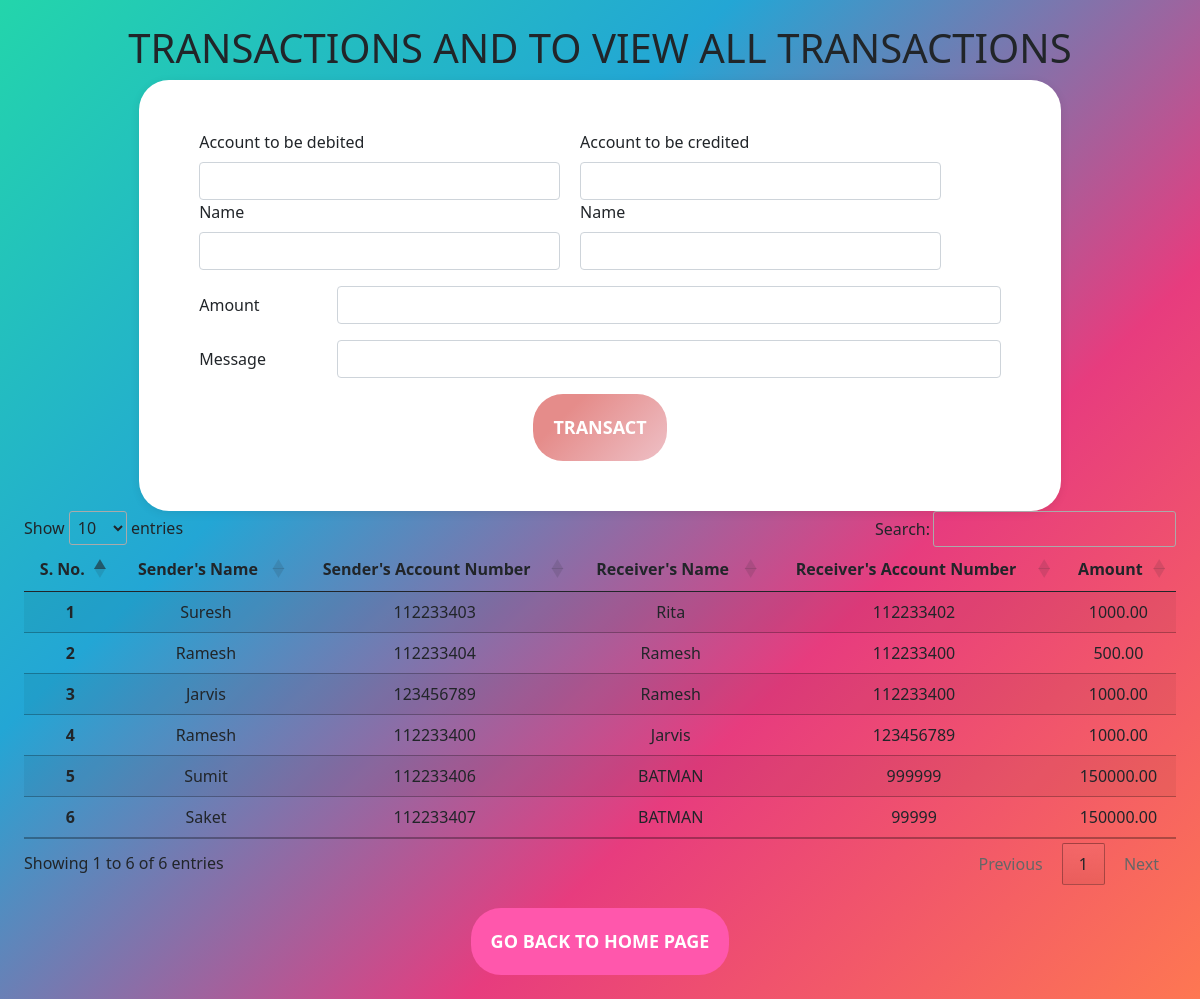
/transfer.php, run on the app's committed database.
### tables this page shows
CREATE TABLE `transaction` (
  `tid` int(4) NOT NULL,
  `sendername` text NOT NULL,
  `senderaccount` int(9) NOT NULL,
  `receivername` text NOT NULL,
  `receiveraccount` int(9) NOT NULL,
  `amount` decimal(10,2) NOT NULL,
  `msg` text NOT NULL
);

### transfer.php (the view, shortened to what this page needs)
<?php
    $servername="localhost";
    $username="root";
    $password = "";
    $database="bank";
    $con= mysqli_connect($servername, $username, $password, $database);
    $sname='';
    $saccount='';
    $rname='';
    $raccount='';
    $amount='';
?>
<!doctype html>
<html lang="en">
  <head>
   <link href="https://cdn.jsdelivr.net/npm/bootstrap@5.0.1/dist/css/bootstrap.min.css" rel="stylesheet">
    <link rel="stylesheet" href="css/transfer.css">
    <link rel="stylesheet" href="https://cdnjs.cloudflare.com/ajax/libs/jqueryui/1.12.1/jquery-ui.css" />
  </head>
  <body>
    <h1> TRANSACTIONS AND TO VIEW ALL TRANSACTIONS </h1>
    <div class="registration_form">
    <form class="transact" method="post">
        <section class="half">
            <div class="mb-3 debit">
                <label for="debitAccount" class="form-label">Account to be debited</label>
                <input type="number" class="form-control  item debited" name="saccount" id="saccount" value="<?php echo $saccount ?>">
                <label for="debitName" class="form-label">Name</label>
                <input type="text" class="form-control  item debited" name="sname" id="sname" value="<?php echo $sname ?>">
            </div>
        </section>
        <section class="half">
            <div class="mb-3 debit">
                <label for="creditAccount" class="form-label">Account to be credited</label>
                <input type="number" class="form-control debited" name="raccount" id="raccount" value="<?php echo $raccount ?>">
                <label for="creditName" class="form-label">Name</label>
                <input type="text" class="form-control debited" name="rname" id="rname" value="<?php echo $rname ?>">
            </div>
        </section>
        <section class="whole">
        <div class="mb-3 row">
            <label for="amount" class="col-sm-2 col-form-label">Amount</label>
            <div class="col-sm-10">
                <input type="number" class="form-control"  name="amount" id="amount" value="<?php echo $amount ?>">
            </div>
        </div>
        <div class="mb-3 row">
            <label for="message" class="col-sm-2 col-form-label">Message</label>
            <div class="col-sm-10">
                <input type="text" class="form-control"  name="msg" id="msg">
            </div>
        </div>
        <button type="submit" class="btn btn-primary end" name="transact">TRANSACT</button>
        </section>
    </form>
    </div>
<table class="table table-striped" id="myTable">
  <thead>
    <tr>
      <th scope="col" class="text-center">S. No.</th>
      <th scope="col" class="text-center">Sender's Name</th>
      <th scope="col" class="text-center">Sender's Account Number</th>
      <th scope="col" class="text-center">Receiver's Name</th>
      <th scope="col" class="text-center">Receiver's Account Number</th>
      <th scope="col" class="text-center">Amount</th>
    </tr>
  </thead>
  <tbody>
    <?php
        $sql = "SELECT * FROM `transaction` ";
        $result= mysqli_query($con,$sql);
        $num=mysqli_num_rows($result);
        if($num>0){
            $no=0;
            while($row = mysqli_fetch_assoc($result)){
                $no= $no + 1;
                ?>
                <tr>
                    <th scope='row' class="text-center"><?php echo $no ?></th>
                    <td class="text-center"><?php echo $row['sendername']?></td>
                    <td class="text-center"><?php echo $row['senderaccount']?></td>
                    <td class="text-center"><?php echo $row['receivername']?></td>
                    <td class="text-center"><?php echo $row['receiveraccount']?></td>
                    <td class="text-center"><?php echo $row['amount']?></td>
                </tr>
                <?php
            }
        }
     ?>
  </tbody>
</table>
    <a href=index.php><button class="btn search">GO BACK TO HOME PAGE </button></a>
    <link rel="stylesheet" href=" //cdn.datatables.net/1.10.25/css/jquery.dataTables.min.css">
  </body>
</html>

### css/transfer.css (style rules this page uses)
html { scroll-behavior: smooth; }
body { padding:2%; background:linear-gradient(-45deg,#FE7752,#E73C7E,#23A6D5,#23D5AB); }
h1 { text-align:center; }
.debited { width: 100%; display: inline-block; margin-right: 2%; }
.half { width: 45%; display: inline-block; margin-right: 2%; }
.whole { width: 100%; }
.search { border-radius: 30px; padding: 20px 20px; font-size: 18px; font-weight: bold; background-color: #ff57ac; border: none; color: white; margin:auto; margin-top: 2%; display: block; }
a { text-decoration:none; }
.registration_form { background-color: #fff; max-width: 80%; margin: auto; padding: 50px 60px; border-radius: 30px; box-shadow: 0px 2px 10px rgb(0 0 0 / 8%); }
.end { border-radius: 30px; padding: 20px 20px; font-size: 18px; font-weight: bold; border: none; margin:auto; margin-top: 2%; display: block; background: linear-gradient(315deg, #eec0c6 0%, #e58c8a 74%); }

### data on the page
transaction: sendername "Suresh", senderaccount "112233403", receivername "Rita", receiveraccount "112233402", amount "1000.00"
transaction: sendername "Ramesh", senderaccount "112233404", receivername "Ramesh", receiveraccount "112233400", amount "500.00"
transaction: sendername "Jarvis", senderaccount "123456789", receivername "Ramesh", receiveraccount "112233400", amount "1000.00"
transaction: sendername "Ramesh", senderaccount "112233400", receivername "Jarvis", receiveraccount "123456789", amount "1000.00"
transaction: sendername "Sumit", senderaccount "112233406", receivername "BATMAN", receiveraccount "999999", amount "150000.00"
transaction: sendername "Saket", senderaccount "112233407", receivername "BATMAN", receiveraccount "99999", amount "150000.00"
